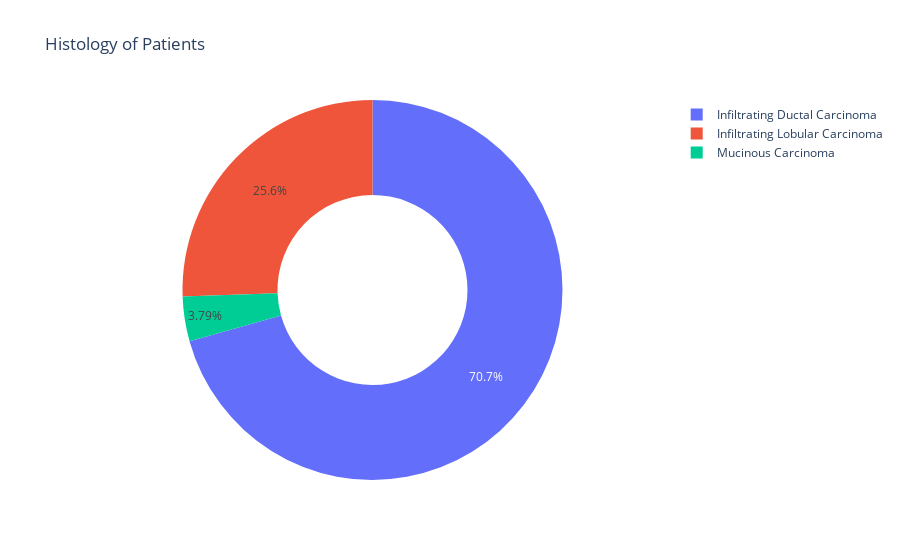

Source (notebook cell):
### Markdown cell above
`Histology` is a description of a tumour based on how abnormal the cancer cells and tissue look under a microscope and how quickly cancer can grow and spread.

### Code cell
#Histology
histology = data["Histology"].value_counts()
trans_histo = histology.index 
quant_histo = histology.values  
figure = px.pie(data, 
                values=quant_histo, 
                names = trans_histo,
                hole = 0.5, 
                title="Histology of Patients")
figure.show()

### Figure 1 — Plotly figure (JSON) as saved in the notebook; plotly's stock layout.template omitted (floating-point values rounded to 4 significant figures)
{"data": [{"domain": {"x": [0, 1], "y": [0, 1]}, "hole": 0.5, "hovertemplate": "label=%{label}<br>value=%{value}<extra></extra>", "labels": ["Infiltrating Ductal Carcinoma", "Infiltrating Lobular Carcinoma", "Mucinous Carcinoma"], "legendgroup": "", "name": "", "showlegend": true, "type": "pie", "values": [224, 81, 12]}], "layout": {"legend": {"tracegroupgap": 0}, "title": {"text": "Histology of Patients"}}}
